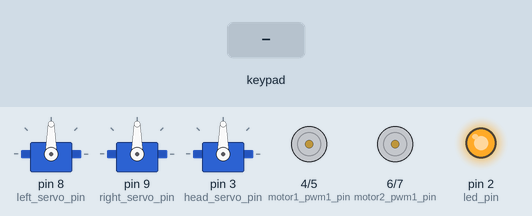
The sketch below on a simulated Arduino Uno, built with avr-gcc and run on an emulated ATmega328P. On the bench: 3 × servo, motor-driver pin pairs drawn as motors (green arrow = first pin HIGH = forward, orange = second pin HIGH = backward, longer = more drive), output pins drawn as LEDs (lit = HIGH). Inputs (shaded band) come from the test bench. What the sketch prints to the serial monitor is not drawn.

Above: at 1.5 s.
1.6 s: key 'U' pressed
At 1.8 s:
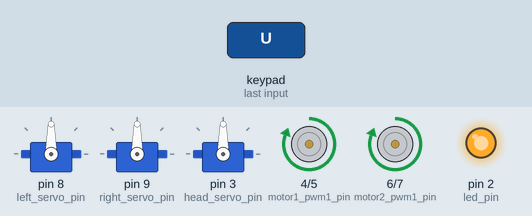
3.5 s: key 'D' pressed
At 3.7 s:
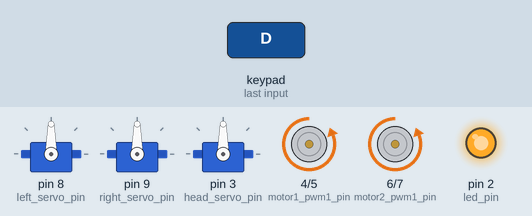
5.4 s: key 'L' pressed
At 5.6 s:
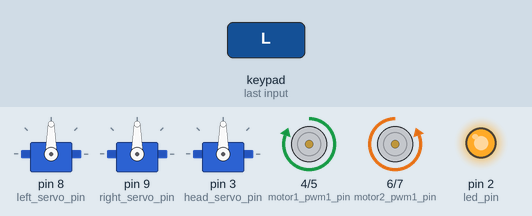
7.3 s: key 'R' pressed
At 7.5 s:
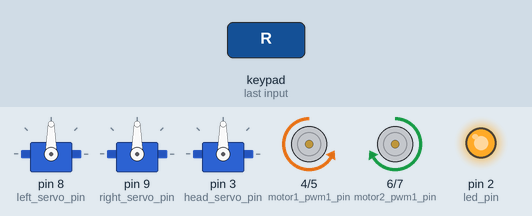
9.2 s: key 'O' pressed
At 9.5 s:
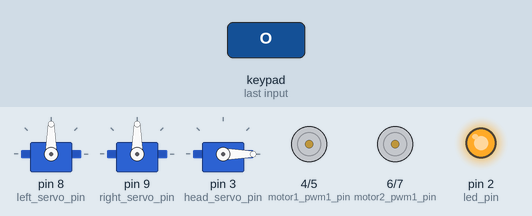
10.7 s: key 'S' pressed
At 11.3 s:
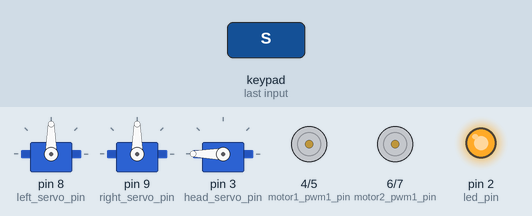
Timing chart, 0 to 13.3 s (numbered marks = the images above; inputs shaded):
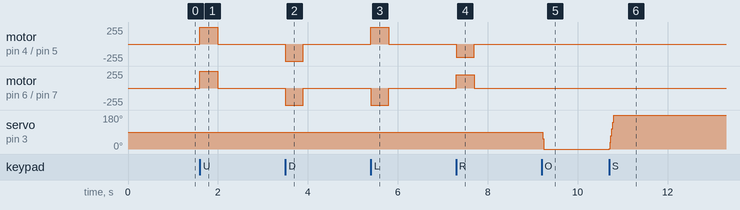

Measured:
- after the input at 1.6 s, motor on pin 4 (motor1_pwm1_pin) / pin 5 (motor1_pwm2_pin), motor on pin 6 (motor2_pwm1_pin) / pin 7 (motor2_pwm2_pin): stopped → forward 255/255 at once, → stopped 0.40 s later
- after the input at 3.5 s, motor on pin 4 (motor1_pwm1_pin) / pin 5 (motor1_pwm2_pin), motor on pin 6 (motor2_pwm1_pin) / pin 7 (motor2_pwm2_pin): stopped → backward 255/255 at once, → stopped 0.40 s later
- after the input at 5.4 s, motor on pin 4 (motor1_pwm1_pin) / pin 5 (motor1_pwm2_pin): stopped → forward 255/255 at once, → stopped 0.40 s later; motor on pin 6 (motor2_pwm1_pin) / pin 7 (motor2_pwm2_pin): stopped → backward 255/255 at once, → stopped 0.40 s later
- after the input at 7.3 s, motor on pin 4 (motor1_pwm1_pin) / pin 5 (motor1_pwm2_pin): stopped → backward 200/255 at once, → stopped 0.40 s later; motor on pin 6 (motor2_pwm1_pin) / pin 7 (motor2_pwm2_pin): stopped → forward 200/255 at once, → stopped 0.40 s later
- after the input at 9.2 s, servo on pin 3 (head_servo_pin): 90° → 0° at once
- after the input at 10.7 s, servo on pin 3 (head_servo_pin): 0° → 180° at once

The sketch:

FireRobot.ino
```cpp
#include <PS2X_lib.h>  //for v1.6
#include <Servo.h>

Servo leftServo;  // create servo object to control a servo
Servo rightServo;  // create servo object to control a servo
Servo headServo;  // create servo object to control a servo
const int left_servo_pin = 8;
const int right_servo_pin = 9;
const int head_servo_pin = 3;
int left_servo_pos = 90;
int right_servo_pos = 90;
int head_servo_pos = 90;

/******************************************************************
 * set pins connected to PS2 controller:
 *   - 1e column: original
 *   - 2e colmun: Stef?
 * replace pin numbers by the ones you use
 ******************************************************************/
#define PS2_DAT        13//25
#define PS2_CMD        11//26
#define PS2_SEL        10
#define PS2_CLK        12

/******************************************************************
 * select modes of PS2 controller:
 *   - pressures = analog reading of push-butttons
 *   - rumble    = motor rumbling
 * uncomment 1 of the lines for each mode selection
 ******************************************************************/
//#define pressures   true
#define pressures   false
//#define rumble      true
#define rumble      false

PS2X ps2x; // create PS2 Controller Class

int error = 0;
byte type = 0;
byte vibrate = 0;

int initPS2X()
{
  //setup pins and settings: GamePad(clock, command, attention, data, Pressures?, Rumble?) check for error
  error = ps2x.config_gamepad(PS2_CLK, PS2_CMD, PS2_SEL, PS2_DAT, pressures, rumble);

  if(error == 0){
    Serial.print("Found Controller, configured successful ");
    Serial.print("pressures = ");
  if (pressures)
    Serial.println("true ");
  else
    Serial.println("false");
  Serial.print("rumble = ");
  if (rumble)
    Serial.println("true)");
  else
    Serial.println("false");
    Serial.println("Try out all the buttons, X will vibrate the controller, faster as you press harder;");
    Serial.println("holding L1 or R1 will print out the analog stick values.");
    Serial.println("Note: Go to www.billporter.info for updates and to report bugs.");
  }
  else if(error == 1)
    Serial.println("No controller found, check wiring, see readme.txt to enable debug. visit www.billporter.info for troubleshooting tips");

  else if(error == 2)
    Serial.println("Controller found but not accepting commands. see readme.txt to enable debug. Visit www.billporter.info for troubleshooting tips");

  else if(error == 3)
    Serial.println("Controller refusing to enter Pressures mode, may not support it. ");

  type = ps2x.readType();
  switch(type) {
    case 0:
      Serial.print("Unknown Controller type found ");
      break;
    case 1:
      Serial.print("DualShock Controller found ");
      break;
    case 2:
      Serial.print("GuitarHero Controller found ");
      break;
  case 3:
      Serial.print("Wireless Sony DualShock Controller found ");
      break;
   }
   return type;
}

const int motor1_pwm1_pin = 4;
const int motor1_pwm2_pin = 5;
const int motor2_pwm1_pin = 6;
const int motor2_pwm2_pin = 7;
const int led_pin = 2;

int motor_1_speed = 0;
int motor_2_speed = 0;
int MOTOR_STATUS = 0;
int pos = 90;    // variable to store the servo position

unsigned long lasttime;        // Time in miliseconds of main control loop
unsigned int ledState;

void setup() {
  Serial.begin(115200);

  pinMode(motor1_pwm1_pin ,OUTPUT);
  pinMode(motor1_pwm2_pin ,OUTPUT);
  pinMode(motor2_pwm1_pin ,OUTPUT);
  pinMode(motor2_pwm2_pin ,OUTPUT);

  leftServo.attach(left_servo_pin);
  rightServo.attach(right_servo_pin);
  headServo.attach(head_servo_pin);

  leftServo.write(left_servo_pos);
  rightServo.write(right_servo_pos);
  headServo.write(head_servo_pos);

  pinMode(led_pin ,OUTPUT);
  ledState = 1;
  digitalWrite(led_pin, ledState);

  delay(300);  //added delay to give wireless ps2 module some time to startup, before configuring it
  //CHANGES for v1.6 HERE!!! **************PAY ATTENTION*************
  while (type == 0)
    initPS2X();

  motor_1_speed = 255;
}

void UpdatePS2XGamePad()
{
    if(error == 1) //skip loop if no controller found
      return;
    ps2x.read_gamepad(false, vibrate); //read controller and set large motor to spin at 'vibrate' speed
    //if(ps2x.Button(PSB_L1) || ps2x.Button(PSB_R1))
    { //print stick values if either is TRUE
      //Serial.print("Stick Values:");
      //Serial.print(ps2x.Analog(PSS_LY), DEC); //Left stick, Y axis. Other options: LX, RY, RX
     // Serial.print(",");
     // Serial.print(ps2x.Analog(PSS_LX), DEC);
     // Serial.print(",");
     // Serial.print(ps2x.Analog(PSS_RY), DEC);
     // Serial.print(",");
     // Serial.println(ps2x.Analog(PSS_RX), DEC);
      prcessMotorSpeed1();
    }

    if(ps2x.Button(PSB_L1) )
    {
      left_servo_pos -= 1;
    }
    if (ps2x.Button(PSB_L2))
    {
      left_servo_pos += 1;
    }

    if(ps2x.Button(PSB_R1) )
    {
      right_servo_pos += 1;
    }
    if (ps2x.Button(PSB_R2))
    {
      right_servo_pos -= 1;
    }
/*
    int head = ps2x.Analog(PSS_RX);
    if ((head == 0) ||(head == 255))
    {
     // return ;
    }
    if(head>240)
    {
      head_servo_pos -= 1;
    }
    if (head<15)
    {
      head_servo_pos += 1;
    }*/
}

void loop() {
  // put your main code here, to run repeatedly:

  while (Serial.available()) {
    // get the new byte:
    char inChar = (char)Serial.read();
    switch (inChar)
    {
      case 'c':
          motor_1_speed++;
      break;
      case 'v':
          motor_1_speed--;
      break;
    }

      Serial.print("pwm: ");
      Serial.println(motor_1_speed);
      //analogWrite(motor1_pwm1_pin, motor_1_speed);
      //analogWrite(motor1_pwm2_pin, motor_1_speed);
      //analogWrite(motor2_pwm1_pin, motor_1_speed);
      //analogWrite(motor2_pwm2_pin, motor_1_speed);
  }
  UpdatePS2XGamePad();
  motorOutputControl();
  servoOutput();
  //ledOutput();
}

#define HIGH_VALUE 240
#define LOW_VALUE 15

void prcessMotorSpeed1(void)
{
    if(ps2x.Button(PSB_PAD_UP)) {      //will be TRUE as long as button is pressed
        MOTOR_STATUS =  1;
    }
    else if(ps2x.Button(PSB_PAD_RIGHT)){
        MOTOR_STATUS =  5;
    }
    else if(ps2x.Button(PSB_PAD_LEFT)){
        MOTOR_STATUS =  4;
    }
    else if(ps2x.Button(PSB_PAD_DOWN)){
        MOTOR_STATUS =  3;
    }
    else
        MOTOR_STATUS =  0;

    //if(ps2x.Button(PSB_TRIANGLE))
    //    Serial.println("Triangle pressed");
    if(ps2x.Button(PSB_CIRCLE))               //will be TRUE if button was JUST pressed
      head_servo_pos -= 1;
    //  Serial.println("Circle just pressed");
    //if(ps2x.NewButtonState(PSB_CROSS))               //will be TRUE if button was JUST pressed OR released
    //  Serial.println("X just changed");
    if(ps2x.Button(PSB_SQUARE))              //will be TRUE if button was JUST released
      head_servo_pos += 1;
    //  Serial.println("Square just released");
}
void prcessMotorSpeed(void)
{
   int speed = 0;
   int delta_speed = 0;
   int dir = 0;

  speed = ps2x.Analog(PSS_LY);
  delta_speed = ps2x.Analog(PSS_LX);

  if ((speed == 0) && (delta_speed==0))
  {
    MOTOR_STATUS =  0;
    return ;
  }

  if ((speed == 255) && (delta_speed==255))
  {
    MOTOR_STATUS =  0;
    return ;
  }

  if (speed > HIGH_VALUE)
  {
    MOTOR_STATUS =  3;
  }
  else if (speed < LOW_VALUE)
  {
    MOTOR_STATUS =  1;
  }
  else
  {
    MOTOR_STATUS =  0;
  }


  if (delta_speed > HIGH_VALUE)
  {
    MOTOR_STATUS =  4;
  }
  else if (delta_speed < LOW_VALUE)
  {
    MOTOR_STATUS =  5;
  }

  //Serial.print(MOTOR_STATUS, DEC);
 // Serial.print(" , ");
 // Serial.print(motor_1_speed, DEC);
 // Serial.print(" , ");
 // Serial.println(motor_2_speed, DEC);
}

void motorOutputControl()
{
  motor_1_speed = motor_2_speed = 255;
  switch(MOTOR_STATUS)
  {
    case 0://停止
    case 2://停止
      analogWrite(motor1_pwm1_pin, 0);
      analogWrite(motor1_pwm2_pin, 0);
      analogWrite(motor2_pwm1_pin, 0);
      analogWrite(motor2_pwm2_pin, 0);
      break;

    case 1://前进
      analogWrite(motor1_pwm1_pin, motor_1_speed);
      analogWrite(motor1_pwm2_pin, 0);
      analogWrite(motor2_pwm1_pin, motor_2_speed);
      analogWrite(motor2_pwm2_pin, 0);
      break;

    case 3://后退
      analogWrite(motor1_pwm1_pin, 0);
      analogWrite(motor1_pwm2_pin, motor_1_speed);
      analogWrite(motor2_pwm1_pin, 0);
      analogWrite(motor2_pwm2_pin, motor_2_speed);
      break;

    case 4:
      motor_1_speed = motor_2_speed = 200;
      analogWrite(motor1_pwm1_pin, motor_1_speed);
      analogWrite(motor1_pwm2_pin, 0);
      analogWrite(motor2_pwm1_pin, 0);
      analogWrite(motor2_pwm2_pin, motor_2_speed);
      break;

    case 5:
      motor_1_speed = motor_2_speed = 200;
      analogWrite(motor1_pwm1_pin, 0);
      analogWrite(motor1_pwm2_pin, motor_1_speed);
      analogWrite(motor2_pwm1_pin, motor_2_speed);
      analogWrite(motor2_pwm2_pin, 0);
      break;

    default:
      MOTOR_STATUS = 0;
      analogWrite(motor1_pwm1_pin, 0);
      analogWrite(motor1_pwm2_pin, 0);
      analogWrite(motor2_pwm1_pin, 0);
      analogWrite(motor2_pwm2_pin, 0);
  }
}

void servoOutput(void)
{
  if (left_servo_pos>180)
    left_servo_pos = 180;
  if (left_servo_pos<0)
    left_servo_pos = 0;

  if (right_servo_pos>180)
    right_servo_pos = 180;
  if (right_servo_pos<0)
    right_servo_pos = 0;

  if (head_servo_pos>180)
    head_servo_pos = 180;
  if (head_servo_pos<0)
    head_servo_pos = 0;


 // Serial.print("L:");
 // Serial.print(left_servo_pos);
 // Serial.print("--R:");
 // Serial.print(right_servo_pos);
 // Serial.print("--H:");
 // Serial.println(head_servo_pos);

  leftServo.write(left_servo_pos);
  rightServo.write(right_servo_pos);
  headServo.write(head_servo_pos);
}

void ledOutput(void)
{
    if (MOTOR_STATUS != 0)
  {

    if (millis()-lasttime > 300) {
      lasttime = millis();
      if (ledState == 0)
      {
        ledState = 1;
        digitalWrite(led_pin, ledState);
      }
      else
      {
        ledState = 0;
        digitalWrite(led_pin, ledState);
      }
    }
  }
  else
  {
      ledState = 1;
      digitalWrite(led_pin, ledState);
  }
}
```
